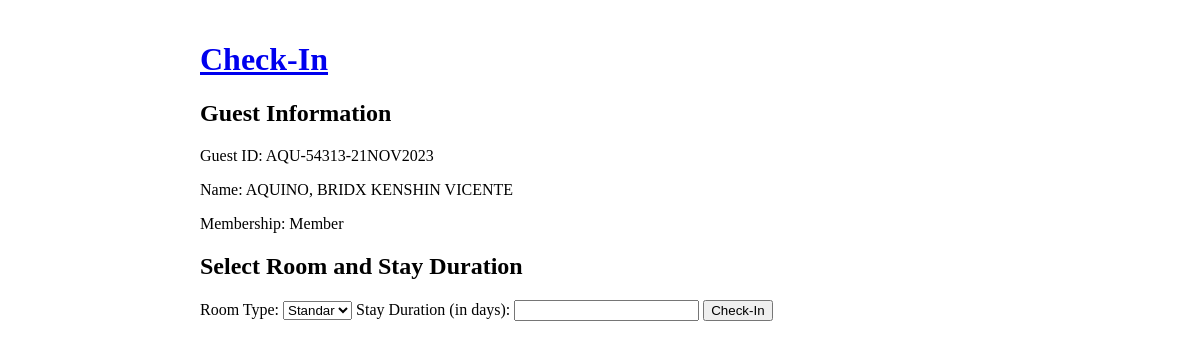
Page /book.php?id=1 on the committed database.
### tables this page shows
CREATE TABLE `guests` (
  `gen_id` varchar(150) NOT NULL,
  `last_name` varchar(150) NOT NULL,
  `first_name` varchar(150) NOT NULL,
  `mid_name` varchar(150) NOT NULL,
  `type` tinyint(4) NOT NULL DEFAULT 0,
  `dor` date NOT NULL,
  `guest_id` int(11) NOT NULL
);

### bookAction.php (called while the page is built, shortened)
<?php
if (isset($_GET['id'])) {
    $guestId = mysqli_real_escape_string($mysqli, $_GET['id']);
    $guestQuery = "SELECT * FROM guests WHERE guest_id = '$guestId'";
    $guestResult = mysqli_query($mysqli, $guestQuery);
    $guestData = mysqli_fetch_assoc($guestResult);
    $roomsQuery = "SELECT * FROM `rooms`";
    $roomsResult = mysqli_query($mysqli, $roomsQuery);
} else {
    header("Location: index.php");
    exit();
}
?>

### book.php (the view, shortened to what this page needs)
<?php
require_once("dbConnection.php");
require_once("bookAction.php")
?>
<!DOCTYPE html>
<html lang="en">
<head>
    <link rel="stylesheet" href="style.css">
</head>
<body>
    <a href="index.php"><h1>Check-In</h1></a>
    <h2>Guest Information</h2>
    <p>Guest ID: <?php echo $guestData['gen_id']; ?></p>
    <p>Name: <?= $guestData['last_name'] ?>, <?= $guestData['first_name'] ?> <?= $guestData['mid_name'] ?></p>
    <p>Membership: <?php echo $guestData['type'] == 1 ? 'Member' : 'Non-Member'; ?></p>
    <form method="POST">
        <h2>Select Room and Stay Duration</h2>
        <label for="room">Room Type:</label>
        <select name="room" id="room">
            <?php
            while ($roomData = mysqli_fetch_assoc($roomsResult)) {
                echo "<option value='" . $roomData['room_id'] . "'>" . $roomData['type'] . "</option>";
            }
            ?>
        </select>
        <label for="stay_duration">Stay Duration (in days):</label>
        <input type="number" name="stay_duration" id="stay_duration" min="1" required>
        <button type="submit" name="checkin">Check-In</button>
    </form>
</body>
</html>

### style.css (style rules this page uses)
body { max-width: 800px; margin: 0 auto; padding: 20px; }

### rows in the picture
guests: gen "AQU-54313-21NOV2023", last_name "AQUINO", first_name "BRIDX KENSHIN", mid_name "VICENTE"

### other values in the picture
form field room "Standar"
